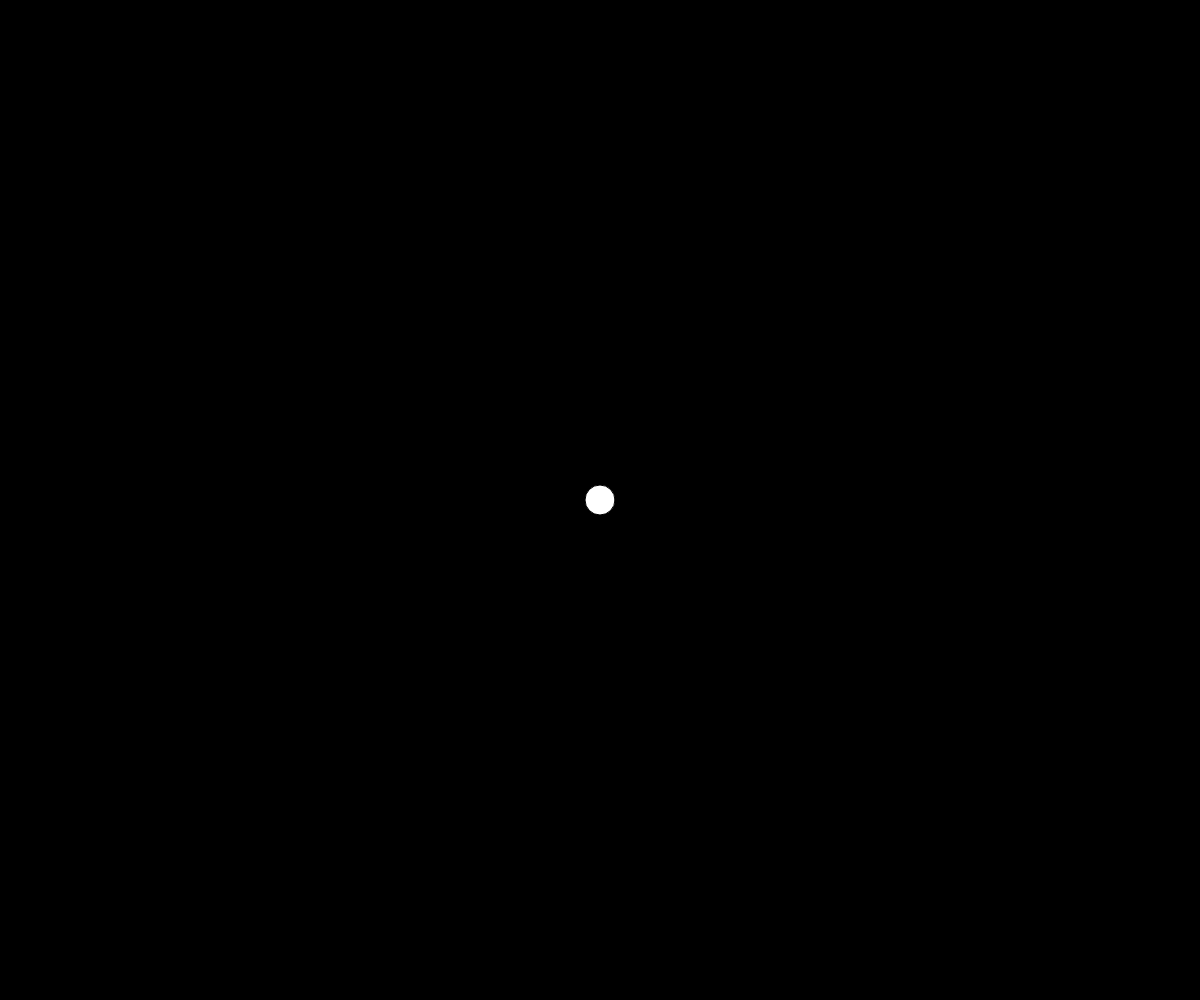
Frame 1 (no input)
Frame 60 (no input): identical to frame 1, image omitted
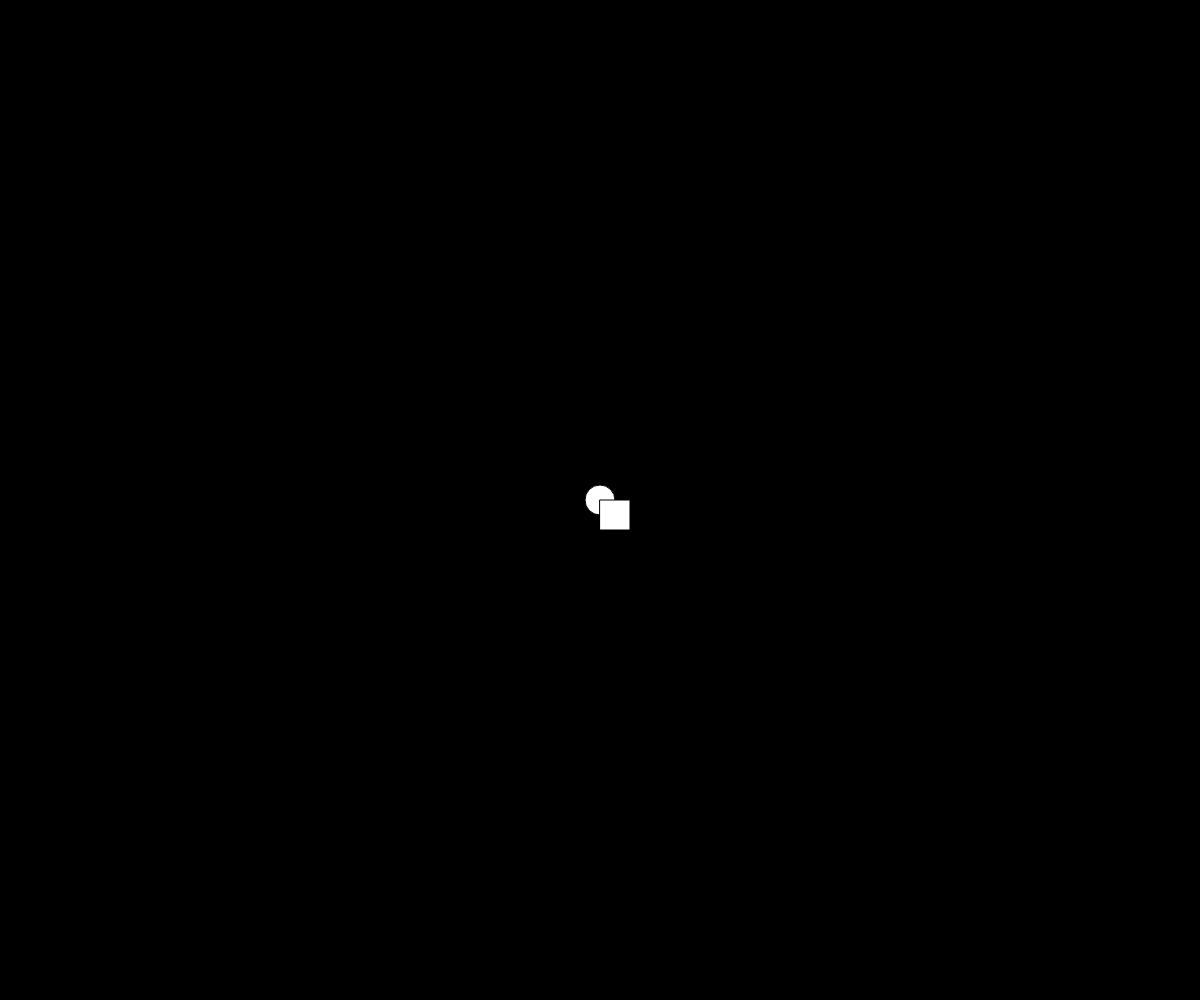
Frame 120 (the mouse pressed at the canvas centre since frame 60)

The p5.js sketch that drew these frames (run headless with seeded random() and noise() and a simulated clock; from frame 60 on, the mouse is pressed at the canvas centre):

// p5.js sketch
// ── sketch.js
// Enemy Attacks
// Travis Ahern
// Nov. 13, 1018

let circleSize = 30;
let numOfThings = 5;
let things = [];

class sword {
  constructor(x, y, size) {
    this.x = x;
    this.y = y;

    this.size = size;
    // this.rotate = atan2(this.y - height/2, this.x - width/2);
    this.rotate = atan2(height/2 - this.y, width/2 - this.x);

    this.rotateing = random([true, false]);
  }

  destroy() {
    return this.x < width/2 + this.size*2 && this.x > width/2 - this.size*2 &&
    this.y < height/2 + this.size*2 && this.y > height/2 - this.size*2;
  }

  move() {
    if (this.x > width/2 + this.size) {
      this.x -= 2;
    }

    if (this.x < width/2 - this.size) {
      this.x += 2;
    }

    if (this.y > height/2 + this.size) {
      this.y -= 2;
    }

    if (this.y < height/2 - this.size) {
      this.y += 2;
    }
  }

  show() {
    push();
    if (this.rotateing) {
      fill("green");
      translate(this.x, this.y);
      rotate(this.rotate);
      rect(0, 0, this.size/2, this.size*2);
    }
    else {
      rect(this.x, this.y, this.size/2, this.size*2);
    }
    pop();
  }
}

class badGuy {
  constructor(x, y, size) {
    this.x = x;
    this.y = y;

    this.size = size;
    this.aSword = [];

    this.timer = 1000;
    this.otherTime = millis();
    this.state = 1;
  }

  move() {
    if (this.x > width/2 + this.size*2) {
      this.x -= 0.5;
    }

    if (this.x < width/2 - this.size*2) {
      this.x += 0.5;
    }

    if (this.y > height/2 + this.size*2) {
      this.y -= 0.5;
    }

    if (this.y < height/2 - this.size*2) {
      this.y += 0.5;
    }
  }

  attack() {
    if (this.state === 1) {
      this.aSword.push(new sword(this.x, this.y, this.size));
      this.state = 0;
    }

    else {
      let elapsedTime = millis() - this.otherTime;
      if (elapsedTime > this.timer) {
        this.state = 1;
        this.otherTime = millis();
      }
    }
  }

  show() {
    rect(this.x, this.y, this.size, this.size);
  }
}

function setup() {
  createCanvas(windowWidth, windowHeight);
  // rectMode(CENTER);
}

function draw() {
  background(0);
  centerScreen();
  badGuyMovement();
}

function badGuyMovement() {
  for (let i = 0; i < things.length; i++) {
    // things[i].move();
    things[i].attack();
    things[i].show();
    for (let j = things[i].aSword.length-1; j >= 0; j--) {
      things[i].aSword[j].move();
      things[i].aSword[j].show();
      if (things[i].aSword[j].destroy()) {
        things[i].aSword.splice(j, 1);
      }
    }
  }
}

function centerScreen() {
  ellipse(width/2, height/2, circleSize);
}

function mousePressed() {

  things.push(new badGuy(mouseX, mouseY, circleSize));
}
